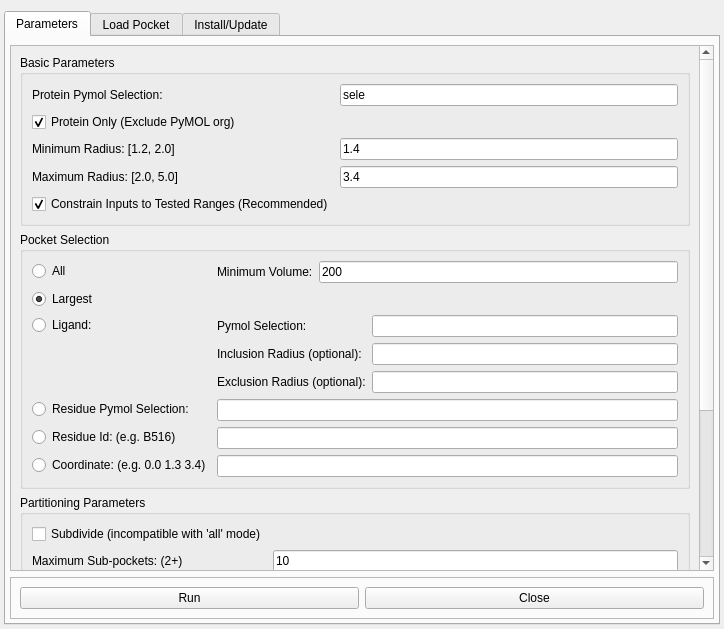
<?xml version="1.0" encoding="UTF-8"?>
<ui version="4.0">
 <class>Form</class>
 <widget class="QWidget" name="Form">
  <property name="geometry">
   <rect>
    <x>0</x>
    <y>0</y>
    <width>724</width>
    <height>629</height>
   </rect>
  </property>
  <property name="windowTitle">
   <string>PyVOL</string>
  </property>
  <layout class="QVBoxLayout" name="verticalLayout">
   <property name="leftMargin">
    <number>4</number>
   </property>
   <property name="rightMargin">
    <number>4</number>
   </property>
   <property name="bottomMargin">
    <number>4</number>
   </property>
   <item>
    <widget class="QTabWidget" name="tabWidget">
     <property name="currentIndex">
      <number>0</number>
     </property>
     <widget class="QWidget" name="run_tab">
      <attribute name="title">
       <string>Parameters</string>
      </attribute>
      <layout class="QVBoxLayout" name="verticalLayout_2">
       <property name="spacing">
        <number>6</number>
       </property>
       <property name="leftMargin">
        <number>4</number>
       </property>
       <property name="topMargin">
        <number>8</number>
       </property>
       <property name="rightMargin">
        <number>4</number>
       </property>
       <property name="bottomMargin">
        <number>4</number>
       </property>
       <item>
        <widget class="QScrollArea" name="scrollArea">
         <property name="widgetResizable">
          <bool>true</bool>
         </property>
         <widget class="QWidget" name="scrollAreaWidgetContents">
          <property name="geometry">
           <rect>
            <x>0</x>
            <y>-194</y>
            <width>688</width>
            <height>784</height>
           </rect>
          </property>
          <layout class="QVBoxLayout" name="verticalLayout_5">
           <item>
            <widget class="QGroupBox" name="basic_param_box">
             <property name="title">
              <string>Basic Parameters</string>
             </property>
             <layout class="QHBoxLayout" name="horizontalLayout">
              <item>
               <layout class="QFormLayout" name="formLayout">
                <property name="fieldGrowthPolicy">
                 <enum>QFormLayout::ExpandingFieldsGrow</enum>
                </property>
                <property name="labelAlignment">
                 <set>Qt::AlignLeading|Qt::AlignLeft|Qt::AlignTop</set>
                </property>
                <item row="0" column="0">
                 <widget class="QLabel" name="prot_sele_label">
                  <property name="text">
                   <string>Protein Pymol Selection: </string>
                  </property>
                 </widget>
                </item>
                <item row="0" column="1">
                 <widget class="QLineEdit" name="prot_sele_ledit">
                  <property name="text">
                   <string>sele</string>
                  </property>
                 </widget>
                </item>
                <item row="2" column="0">
                 <widget class="QLabel" name="min_rad_label">
                  <property name="text">
                   <string>Minimum Radius: [1.2, 2.0] </string>
                  </property>
                 </widget>
                </item>
                <item row="2" column="1">
                 <widget class="QLineEdit" name="min_rad_ledit">
                  <property name="text">
                   <string>1.4</string>
                  </property>
                 </widget>
                </item>
                <item row="3" column="0">
                 <widget class="QLabel" name="max_rad_label">
                  <property name="text">
                   <string>Maximum Radius: [2.0, 5.0]</string>
                  </property>
                 </widget>
                </item>
                <item row="3" column="1">
                 <widget class="QLineEdit" name="max_rad_ledit">
                  <property name="text">
                   <string>3.4</string>
                  </property>
                 </widget>
                </item>
                <item row="4" column="0">
                 <widget class="QCheckBox" name="constrain_cbox">
                  <property name="text">
                   <string>Constrain Inputs to Tested Ranges (Recommended)</string>
                  </property>
                  <property name="checked">
                   <bool>true</bool>
                  </property>
                 </widget>
                </item>
                <item row="1" column="0">
                 <widget class="QCheckBox" name="excl_org_cbox">
                  <property name="text">
                   <string>Protein Only (Exclude PyMOL org)</string>
                  </property>
                  <property name="checked">
                   <bool>true</bool>
                  </property>
                 </widget>
                </item>
               </layout>
              </item>
             </layout>
            </widget>
           </item>
           <item>
            <widget class="QGroupBox" name="pocket_sele_box">
             <property name="title">
              <string>Pocket Selection</string>
             </property>
             <layout class="QFormLayout" name="formLayout_13">
              <item row="0" column="0">
               <widget class="QRadioButton" name="all_rbutton">
                <property name="text">
                 <string>All</string>
                </property>
               </widget>
              </item>
              <item row="0" column="1">
               <layout class="QFormLayout" name="formLayout_3">
                <item row="0" column="1">
                 <widget class="QLineEdit" name="min_volume_ledit">
                  <property name="text">
                   <string>200</string>
                  </property>
                 </widget>
                </item>
                <item row="0" column="0">
                 <widget class="QLabel" name="min_volume_label">
                  <property name="text">
                   <string>Minimum Volume:</string>
                  </property>
                 </widget>
                </item>
               </layout>
              </item>
              <item row="1" column="0">
               <widget class="QRadioButton" name="largest_rbutton">
                <property name="text">
                 <string>Largest</string>
                </property>
                <property name="checked">
                 <bool>true</bool>
                </property>
               </widget>
              </item>
              <item row="2" column="0">
               <widget class="QRadioButton" name="ligand_rbutton">
                <property name="text">
                 <string>Ligand:</string>
                </property>
               </widget>
              </item>
              <item row="2" column="1">
               <layout class="QFormLayout" name="formLayout_4">
                <item row="0" column="0">
                 <widget class="QLabel" name="lig_sele_label">
                  <property name="text">
                   <string>Pymol Selection: </string>
                  </property>
                 </widget>
                </item>
                <item row="0" column="1">
                 <widget class="QLineEdit" name="lig_sele_ledit"/>
                </item>
                <item row="1" column="0">
                 <widget class="QLabel" name="lig_incl_rad_label">
                  <property name="text">
                   <string>Inclusion Radius (optional): </string>
                  </property>
                 </widget>
                </item>
                <item row="2" column="0">
                 <widget class="QLabel" name="lig_excl_rad_label">
                  <property name="text">
                   <string>Exclusion Radius (optional):</string>
                  </property>
                 </widget>
                </item>
                <item row="1" column="1">
                 <widget class="QLineEdit" name="lig_incl_rad_ledit"/>
                </item>
                <item row="2" column="1">
                 <widget class="QLineEdit" name="lig_excl_rad_ledit"/>
                </item>
               </layout>
              </item>
              <item row="5" column="0">
               <widget class="QRadioButton" name="residue_rbutton">
                <property name="text">
                 <string>Residue Pymol Selection: </string>
                </property>
               </widget>
              </item>
              <item row="6" column="0">
               <widget class="QRadioButton" name="resid_rbutton">
                <property name="text">
                 <string>Residue Id: (e.g. B516)</string>
                </property>
               </widget>
              </item>
              <item row="7" column="0">
               <widget class="QRadioButton" name="coordinate_rbutton">
                <property name="text">
                 <string>Coordinate: (e.g. 0.0 1.3 3.4)</string>
                </property>
               </widget>
              </item>
              <item row="5" column="1">
               <widget class="QLineEdit" name="residue_sele_ledit"/>
              </item>
              <item row="7" column="1">
               <widget class="QLineEdit" name="coordinate_ledit"/>
              </item>
              <item row="6" column="1">
               <widget class="QLineEdit" name="resid_ledit"/>
              </item>
             </layout>
            </widget>
           </item>
           <item>
            <widget class="QGroupBox" name="groupBox_7">
             <property name="title">
              <string>Partitioning Parameters</string>
             </property>
             <layout class="QFormLayout" name="formLayout_8">
              <item row="0" column="0">
               <widget class="QCheckBox" name="subdivide_cbox">
                <property name="text">
                 <string>Subdivide (incompatible with 'all' mode)</string>
                </property>
               </widget>
              </item>
              <item row="1" column="0">
               <widget class="QLabel" name="max_clusters_label">
                <property name="text">
                 <string>Maximum Sub-pockets: (2+)</string>
                </property>
               </widget>
              </item>
              <item row="1" column="1">
               <widget class="QLineEdit" name="max_clusters_ledit">
                <property name="text">
                 <string>10</string>
                </property>
               </widget>
              </item>
              <item row="2" column="0">
               <widget class="QLabel" name="min_internal_rad_label">
                <property name="text">
                 <string>Minimum Internal Radius: [1.4, 3.0]</string>
                </property>
               </widget>
              </item>
              <item row="2" column="1">
               <widget class="QLineEdit" name="min_internal_rad_ledit">
                <property name="text">
                 <string>1.7</string>
                </property>
               </widget>
              </item>
              <item row="3" column="0">
               <widget class="QLabel" name="min_surf_rad_label">
                <property name="text">
                 <string>Minimum Surface Radius: [1.0, 2.0]</string>
                </property>
               </widget>
              </item>
              <item row="3" column="1">
               <widget class="QLineEdit" name="min_surf_rad_ledit">
                <property name="text">
                 <string>1.0</string>
                </property>
               </widget>
              </item>
             </layout>
            </widget>
           </item>
           <item>
            <widget class="QFrame" name="display_frame">
             <property name="frameShape">
              <enum>QFrame::StyledPanel</enum>
             </property>
             <property name="frameShadow">
              <enum>QFrame::Raised</enum>
             </property>
             <layout class="QHBoxLayout" name="horizontalLayout_2">
              <item>
               <widget class="QGroupBox" name="display_mode_box">
                <property name="title">
                 <string>Display Mode</string>
                </property>
                <layout class="QVBoxLayout" name="verticalLayout_6">
                 <item>
                  <widget class="QRadioButton" name="solid_rbutton">
                   <property name="text">
                    <string>Solid</string>
                   </property>
                   <property name="checked">
                    <bool>true</bool>
                   </property>
                  </widget>
                 </item>
                 <item>
                  <widget class="QRadioButton" name="mesh_rbutton">
                   <property name="text">
                    <string>Mesh</string>
                   </property>
                  </widget>
                 </item>
                 <item>
                  <widget class="QRadioButton" name="spheres_rbutton">
                   <property name="text">
                    <string>Spheres</string>
                   </property>
                  </widget>
                 </item>
                </layout>
               </widget>
              </item>
              <item>
               <widget class="QGroupBox" name="display_options_box">
                <property name="title">
                 <string>Display Options</string>
                </property>
                <layout class="QFormLayout" name="formLayout_6">
                 <item row="0" column="0">
                  <widget class="QLabel" name="color_label">
                   <property name="text">
                    <string>Color:</string>
                   </property>
                  </widget>
                 </item>
                 <item row="0" column="1">
                  <widget class="QLineEdit" name="color_ledit">
                   <property name="text">
                    <string>marine</string>
                   </property>
                  </widget>
                 </item>
                 <item row="1" column="0">
                  <widget class="QLabel" name="alpha_label">
                   <property name="text">
                    <string>Alpha: </string>
                   </property>
                  </widget>
                 </item>
                 <item row="1" column="1">
                  <widget class="QLineEdit" name="alpha_ledit">
                   <property name="text">
                    <string>0.7</string>
                   </property>
                  </widget>
                 </item>
                 <item row="2" column="1">
                  <widget class="QLabel" name="label">
                   <property name="text">
                    <string>(1 - Transparency)</string>
                   </property>
                  </widget>
                 </item>
                </layout>
               </widget>
              </item>
              <item>
               <widget class="QGroupBox" name="output_options_box">
                <property name="title">
                 <string>Output Options</string>
                </property>
                <layout class="QFormLayout" name="formLayout_7">
                 <item row="0" column="0">
                  <widget class="QLabel" name="prefix_label">
                   <property name="text">
                    <string>Display Prefix:</string>
                   </property>
                  </widget>
                 </item>
                 <item row="0" column="1">
                  <widget class="QLineEdit" name="prefix_ledit"/>
                 </item>
                 <item row="1" column="0">
                  <widget class="QLabel" name="output_dir_label">
                   <property name="text">
                    <string>Output Dir:</string>
                   </property>
                  </widget>
                 </item>
                 <item row="1" column="1">
                  <widget class="QLineEdit" name="output_dir_ledit"/>
                 </item>
                 <item row="2" column="1">
                  <widget class="QLabel" name="label_2">
                   <property name="text">
                    <string>(Do not use &quot;~&quot;)</string>
                   </property>
                  </widget>
                 </item>
                </layout>
               </widget>
              </item>
             </layout>
            </widget>
           </item>
          </layout>
         </widget>
        </widget>
       </item>
       <item>
        <widget class="QFrame" name="command_frame">
         <property name="frameShape">
          <enum>QFrame::StyledPanel</enum>
         </property>
         <property name="frameShadow">
          <enum>QFrame::Raised</enum>
         </property>
         <layout class="QHBoxLayout" name="horizontalLayout_3">
          <item>
           <widget class="QPushButton" name="run_button">
            <property name="text">
             <string>Run</string>
            </property>
           </widget>
          </item>
          <item>
           <widget class="QPushButton" name="close_button">
            <property name="text">
             <string>Close</string>
            </property>
           </widget>
          </item>
         </layout>
        </widget>
       </item>
      </layout>
     </widget>
     <widget class="QWidget" name="load_tab">
      <attribute name="title">
       <string>Load Pocket</string>
      </attribute>
      <layout class="QVBoxLayout" name="verticalLayout_3">
       <item>
        <widget class="QFrame" name="frame">
         <property name="frameShape">
          <enum>QFrame::StyledPanel</enum>
         </property>
         <property name="frameShadow">
          <enum>QFrame::Raised</enum>
         </property>
         <layout class="QFormLayout" name="formLayout_2">
          <item row="0" column="0">
           <widget class="QLabel" name="pocket_file_label">
            <property name="text">
             <string>Pocket File (obj or csv):</string>
            </property>
           </widget>
          </item>
          <item row="0" column="1">
           <layout class="QHBoxLayout" name="horizontalLayout_7">
            <item>
             <widget class="QLineEdit" name="pocket_file_ledit"/>
            </item>
            <item>
             <widget class="QPushButton" name="browse_button">
              <property name="text">
               <string>Browse</string>
              </property>
             </widget>
            </item>
           </layout>
          </item>
          <item row="1" column="0">
           <widget class="QLabel" name="load_prefix_label">
            <property name="text">
             <string>Display Prefix: </string>
            </property>
           </widget>
          </item>
          <item row="1" column="1">
           <widget class="QLineEdit" name="load_prefix_ledit"/>
          </item>
         </layout>
        </widget>
       </item>
       <item>
        <widget class="QFrame" name="display_frame_2">
         <property name="frameShape">
          <enum>QFrame::StyledPanel</enum>
         </property>
         <property name="frameShadow">
          <enum>QFrame::Raised</enum>
         </property>
         <layout class="QHBoxLayout" name="horizontalLayout_6">
          <item>
           <widget class="QGroupBox" name="display_mode_box_3">
            <property name="title">
             <string>Display Mode</string>
            </property>
            <layout class="QVBoxLayout" name="verticalLayout_11">
             <item>
              <widget class="QRadioButton" name="load_solid_rbutton">
               <property name="text">
                <string>Solid</string>
               </property>
               <property name="checked">
                <bool>true</bool>
               </property>
              </widget>
             </item>
             <item>
              <widget class="QRadioButton" name="load_mesh_rbutton">
               <property name="text">
                <string>Mesh</string>
               </property>
              </widget>
             </item>
             <item>
              <widget class="QRadioButton" name="load_spheres_rbutton">
               <property name="text">
                <string>Spheres</string>
               </property>
              </widget>
             </item>
            </layout>
           </widget>
          </item>
          <item>
           <widget class="QGroupBox" name="display_options_box_3">
            <property name="title">
             <string>Display Options</string>
            </property>
            <layout class="QFormLayout" name="formLayout_11">
             <item row="0" column="0">
              <widget class="QLabel" name="load_color_label">
               <property name="text">
                <string>Color:</string>
               </property>
              </widget>
             </item>
             <item row="0" column="1">
              <widget class="QLineEdit" name="load_color_ledit">
               <property name="text">
                <string>marine</string>
               </property>
              </widget>
             </item>
             <item row="1" column="0">
              <widget class="QLabel" name="load_alpha_label">
               <property name="text">
                <string>Alpha: </string>
               </property>
              </widget>
             </item>
             <item row="1" column="1">
              <widget class="QLineEdit" name="load_alpha_ledit">
               <property name="text">
                <string>0.7</string>
               </property>
              </widget>
             </item>
             <item row="2" column="1">
              <widget class="QLabel" name="label_3">
               <property name="text">
                <string>(1 - Transparency)</string>
               </property>
              </widget>
             </item>
            </layout>
           </widget>
          </item>
          <item>
           <spacer name="horizontalSpacer">
            <property name="orientation">
             <enum>Qt::Horizontal</enum>
            </property>
            <property name="sizeHint" stdset="0">
             <size>
              <width>40</width>
              <height>20</height>
             </size>
            </property>
           </spacer>
          </item>
         </layout>
        </widget>
       </item>
       <item>
        <widget class="QPushButton" name="load_button">
         <property name="text">
          <string>Load Pocket from File</string>
         </property>
        </widget>
       </item>
       <item>
        <spacer name="verticalSpacer">
         <property name="orientation">
          <enum>Qt::Vertical</enum>
         </property>
         <property name="sizeHint" stdset="0">
          <size>
           <width>20</width>
           <height>40</height>
          </size>
         </property>
        </spacer>
       </item>
      </layout>
     </widget>
     <widget class="QWidget" name="install_tab">
      <attribute name="title">
       <string notr="true">Install/Update</string>
      </attribute>
      <layout class="QVBoxLayout" name="verticalLayout_8">
       <item>
        <widget class="QGroupBox" name="install_status_box">
         <property name="title">
          <string>Current Installation Status:</string>
         </property>
         <layout class="QVBoxLayout" name="verticalLayout_4">
          <item>
           <widget class="QTextBrowser" name="install_status_browser"/>
          </item>
          <item>
           <layout class="QHBoxLayout" name="horizontalLayout_5">
            <item>
             <widget class="QPushButton" name="install_button">
              <property name="text">
               <string>Install PyVOL</string>
              </property>
             </widget>
            </item>
            <item>
             <widget class="QPushButton" name="uninstall_button">
              <property name="text">
               <string>Uninstall PyVOL</string>
              </property>
             </widget>
            </item>
           </layout>
          </item>
          <item>
           <widget class="QLabel" name="status_label">
            <property name="text">
             <string/>
            </property>
           </widget>
          </item>
         </layout>
        </widget>
       </item>
       <item>
        <spacer name="verticalSpacer_2">
         <property name="orientation">
          <enum>Qt::Vertical</enum>
         </property>
         <property name="sizeHint" stdset="0">
          <size>
           <width>20</width>
           <height>29</height>
          </size>
         </property>
        </spacer>
       </item>
      </layout>
     </widget>
    </widget>
   </item>
  </layout>
 </widget>
 <resources/>
 <connections/>
</ui>
